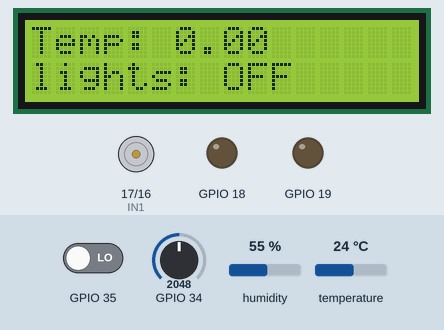
Simulated run of this sketch. Board: ESP32. Shown: 16×2 character LCD, motor-driver pin pairs drawn as motors (green arrow = first pin HIGH = forward, orange = second pin HIGH = backward, longer = more drive, scaled by the enable pin), output pins drawn as LEDs (lit = HIGH). Inputs (shaded band) come from the test bench; at power-on: GPIO 34 = 2048, GPIO 35 LOW, temperature 24 °C, humidity 55 %. What the sketch prints to the serial monitor is not drawn.

Above: at 1.3 s.
1.4 s: GPIO 34 set to 1951
At 7.1 s:
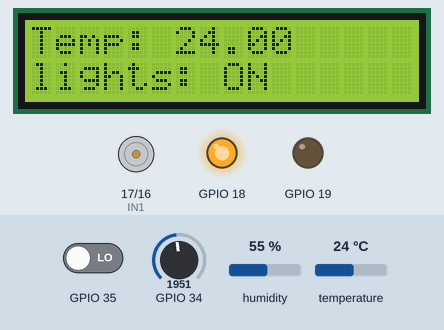
7.4 s: GPIO 35 driven HIGH
At 8.4 s:
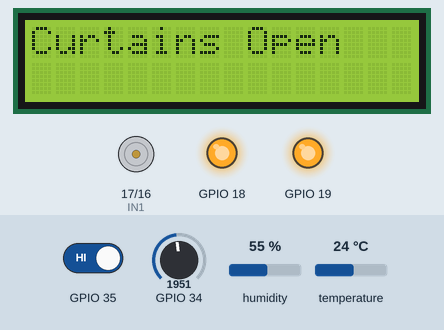
10.8 s: temperature set to 29 °C
13.5 s: temperature set to 32 °C
At 14.7 s:
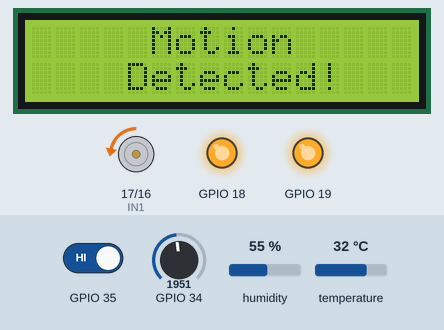
17.3 s: temperature set to 12 °C
Timing chart, 0 to 70.4 s (numbered marks = the images above; inputs shaded):
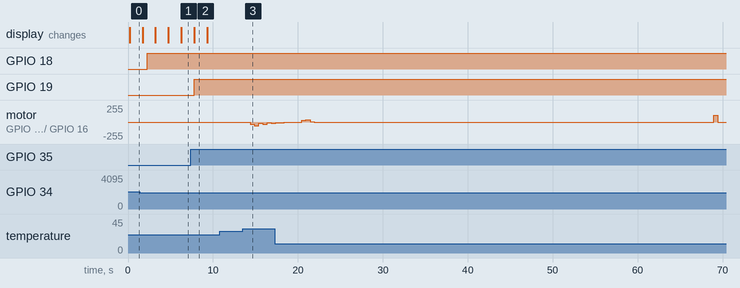

The sketch:

SmartHomeRTOS.ino
```cpp
#include <Wire.h>
#include <hd44780.h>
#include <hd44780ioClass/hd44780_I2Cexp.h>
#include <Adafruit_Sensor.h>
#include <DHT.h>
#include <DHT_U.h>
#include "esp32-hal-ledc.h"


hd44780_I2Cexp lcd;  // I2C LCD object
DHT dht(25, DHT11);

TaskHandle_t TaskLCD_Handle; // Task handle for LCD task
TaskHandle_t TaskDHT_Handle; // Task handle for LCD task
TaskHandle_t TaskLDR_Handle; // Task handle for LCD task
TaskHandle_t TaskPIR_Handle; // Task handle for LCD task
TaskHandle_t TaskOpen_Handle; // Task handle for LCD task
TaskHandle_t TaskClose_Handle; // Task handle for LCD task
TaskHandle_t TaskHealthCheck_Handle; // Task handle for LCD task

SemaphoreHandle_t xClose;
SemaphoreHandle_t xOpen;

bool light, motion, curtains = false;
volatile float temp;
float kp = 0.3, ki = 0.3 , kd = 0.1;

const int pwmPin = 32;   // PWM channel
const int pwmFreq = 5000;   // Frequency in Hz
const int pwmResolution = 8; // 8-bit resolution (0-255)


void TaskLCD(void *pvParameters) {
    (void)pvParameters;
    for (;;)
    {
      lcd.clear();
      if(motion == false)
      {
        lcd.setCursor(0, 0);
        lcd.print("Temp: ");
        lcd.print(temp);
        lcd.setCursor(0,1);
        lcd.print("lights: ");
        if(light == false)
        {
          lcd.print("OFF");
        }
        else
        {
          lcd.print("ON");
        }
        vTaskDelay(pdMS_TO_TICKS(1500));
        lcd.clear();
        lcd.setCursor(0,0);
        lcd.print("Curtains ");
        if(curtains == false)
        {
          lcd.print("Open");
        }
        else if (curtains == true)
        {
          lcd.print("Closed");
        }

      }
      else if(motion == true)
      {
        lcd.setCursor(5, 0);
        lcd.print("Motion");
        lcd.setCursor(4,1);
        lcd.print("Detected!");
      }
      vTaskDelay(pdMS_TO_TICKS(1500));
    }
}

void TaskDHT(void *pvParameters)
{
  (void)pvParameters;
  for(;;)
  {
    temp = dht.readTemperature();
    if(!isnan(temp))
    {
      Serial.print("Temp: ");
      Serial.println(temp);
    }
    else
    {
      Serial.println("Failed to read DHT11");
    }
    if(curtains == false && temp > 30)    //Curtains open and high temp
    {
      // Serial.println("Closing Curtains Semaphore");
      xSemaphoreGive(xClose);             //giving semaphore
    }
    else if(curtains == true && temp < 30)
    {
      // Serial.println("Opening Curtains Semaphore");
      xSemaphoreGive(xOpen);              //Giving Semaphore
    }
    vTaskDelay(pdMS_TO_TICKS(2000));
  }
}

void TaskLDR(void *pvParameters)
{
  (void)pvParameters;
  for(;;)
  {
    int l = analogRead(34);
    Serial.print("LDR: ");
    Serial.println(l);
    if(l<2000)      //Low light
    {
      digitalWrite(18,HIGH);
      light = true;
    }
    else            //sufficient light
    {
      digitalWrite(18, LOW);
      light = false;
    }
    vTaskDelay(pdMS_TO_TICKS(1000));
  }
}

void TaskPIR(void *pvParameters)
{
  (void)pvParameters;
  for(;;)
  {
    if(digitalRead(35) == HIGH)   //motion detected
    {
      digitalWrite(19,HIGH);
      motion = true;
    }
    else                          // motion stopped
    {
      digitalWrite(19, LOW);
      motion = false;
    }
    vTaskDelay(pdMS_TO_TICKS(500));
  }
}

void TaskOpen(void *pvParameters)
{
  (void)pvParameters;
  for(;;)
  if (xSemaphoreTake(xOpen, portMAX_DELAY) == pdTRUE)
  {

    // Suspend Tasks
    vTaskSuspend(TaskLCD_Handle);
    vTaskSuspend(TaskDHT_Handle);
    vTaskSuspend(TaskPIR_Handle);
    vTaskSuspend(TaskLDR_Handle);
    vTaskSuspend(TaskHealthCheck_Handle);
    {
      Serial.println("Opening Curtains");
      float integral, derrivative = 0;
      int current = 100;
      int target = 0;
      float error = current - target;
      float output, pwm;
      float lastError = 0;
      Serial.print("Error: ");
      Serial.println(error);

      // Configure motor to run forwards
      digitalWrite(16, LOW);
      digitalWrite(17, HIGH);
      ledcWrite(pwmPin, 0);

      // Open Curtains
        while(abs(error)>5)
        {
          Serial.print("a");
          error = current - target;       //target = 0 and current = 100
          integral += error;
          derrivative = error - lastError;

          output = kp*error + ki*integral + kd*derrivative;
          Serial.println(output);

          lastError = error;
          current = output;

          pwm = 100-output;
          if(pwm>100)
          {
            pwm = 100;
          }
          else if(pwm < 0)
          {
            pwm = 0;
          }
          ledcWrite(pwmPin, pwm);

          delay(500);
        }
      //stop motor
      digitalWrite(16, LOW);
      digitalWrite(17, LOW);
      ledcWrite(pwmPin, 0);

      Serial.println("Curtains Opned");
      curtains = false;

      // Resume Tasks
      vTaskResume(TaskLCD_Handle);
      vTaskResume(TaskDHT_Handle);
      vTaskResume(TaskPIR_Handle);
      vTaskResume(TaskLDR_Handle);
      vTaskResume(TaskHealthCheck_Handle);
    }
  }
}

void TaskClose(void *pvParameters)
{
  (void)pvParameters;
  for(;;)
  {
    if (xSemaphoreTake(xClose, portMAX_DELAY) == pdTRUE)
    {
      // Suspend Tasks
      vTaskSuspend(TaskLCD_Handle);
      vTaskSuspend(TaskDHT_Handle);
      vTaskSuspend(TaskPIR_Handle);
      vTaskSuspend(TaskLDR_Handle);
      vTaskSuspend(TaskHealthCheck_Handle);

      float integral, derrivative = 0;
      int current = 0;
      int target = 100;
      float error = target - current;
      float output, pwm;
      float lastError = 0;
      Serial.println("Closing Curtains");
      Serial.print("Error: ");
      Serial.println(error);


      // Configure motor to run backwards
      digitalWrite(16, HIGH);
      digitalWrite(17, LOW);
      ledcWrite(pwmPin, 0);
      // Curtains Closing
      while(abs(error)>5)
      {
        error = target - current;       //target = 100 and current = 0
        integral += error;
        derrivative = error - lastError;

        output = kp*error + ki*integral + kd*derrivative;
        Serial.println(output);
        lastError = error;
        current = output;
        pwm = 100 - output;
        if(pwm>100)
        {
          pwm = 100;
        }
        else if(pwm<0)
        {
          pwm = 0;
        }
        ledcWrite(pwmPin, pwm);
        delay(500);
      }

      //stop motor
      digitalWrite(16, LOW);
      digitalWrite(17, LOW);
      ledcWrite(pwmPin, 0);

      Serial.println("Curtains Closed");
      curtains = true;

      // Resume Tasks
      vTaskResume(TaskLCD_Handle);
      vTaskResume(TaskDHT_Handle);
      vTaskResume(TaskPIR_Handle);
      vTaskResume(TaskLDR_Handle);
      vTaskResume(TaskHealthCheck_Handle);
    }
  }
}

void TaskSystemHealth(void *pvParameters) {
    (void)pvParameters;

    for (;;) {
        Serial.println("System Health Check:");

        //Check Free Heap Memory
        Serial.print("Free Heap: ");
        Serial.print(esp_get_free_heap_size());
        Serial.println(" bytes");


        // Since LDR and PIR do not require much memory, sys check is not performed
        // LCD check
        Serial.print("LCD Task Stack: ");
        Serial.println(uxTaskGetStackHighWaterMark(TaskLCD_Handle));

        // DHT check
        Serial.print("DHT Task Stack: ");
        Serial.println(uxTaskGetStackHighWaterMark(TaskDHT_Handle));

        vTaskDelay(pdMS_TO_TICKS(5000));  // Run every 5 seconds
    }
}


void setup() {
    Serial.begin(115200);

    // DHT Init
    dht.begin();

    // LCD Init
    lcd.begin(16, 2);
    lcd.backlight();
    delay(100);


    pinMode(35,INPUT);
    pinMode(18,OUTPUT);
    pinMode(19,OUTPUT);
    pinMode(17,OUTPUT);   //IN1
    pinMode(16,OUTPUT);   //IN2

    // ledcSetup(pwmChannel, pwmFreq, pwmResolution);
    ledcAttach(pwmPin,pwmFreq, pwmResolution );

    // Ceate Semaphores
    xClose = xSemaphoreCreateBinary();
    xOpen = xSemaphoreCreateBinary();

    if (xClose == NULL || xOpen == NULL)
    {
      Serial.println("ERROR: Semaphore creation failed!");
      while (1); // Halt execution if semaphores fail
    }
    else{
      Serial.println("semaphores Succefully Created");
    }

    // Create FreeRTOS Task for LCD control
    xTaskCreate(TaskSystemHealth, "Health Check Task", 4096, NULL, 1, &TaskHealthCheck_Handle);
    xTaskCreate(TaskLCD, "LCD Task", 4096, NULL, 2, &TaskLCD_Handle);
    xTaskCreate(TaskDHT, "DHT Task", 2048, NULL, 3, &TaskDHT_Handle);
    xTaskCreate(TaskLDR, "LDR Task", 1024, NULL, 4, &TaskLDR_Handle);
    xTaskCreate(TaskPIR, "PIR Task", 1024, NULL, 5, &TaskPIR_Handle);
    xTaskCreate(TaskOpen, "Curtain Open", 1024, NULL, 6,&TaskOpen_Handle);
    xTaskCreate(TaskClose, "Curtain Close", 1024, NULL, 6, &TaskClose_Handle);
}

void loop() {}
```

Measured:
- the behaviour switches between 2000 and 1999 on GPIO 34 (found by bisection; images 0 and 1)
- the behaviour switches between 30 and 31 °C on temperature (found by bisection; images 2 and 3)
- after the input at 1.4 s, GPIO 18: LOW → HIGH after 0.84 s; the display: first differs from a run without the input after 1.8 s (image 1)
- after the input at 7.4 s, GPIO 19: LOW → HIGH after 0.39 s
- after the input at 10.8 s, every drawn part: stays the same
- after the input at 13.5 s, motor on GPIO 17 (IN1) / GPIO 16 (IN2): stopped → backward 30/255 after 0.89 s, → backward 59/255 0.50 s later, → backward 22/255 0.50 s later, → backward 33/255 0.50 s later, … (6 changes in this stretch)
- what the display in image 2 shows lasts 1.5 s, from 7.8 s to 9.3 s
